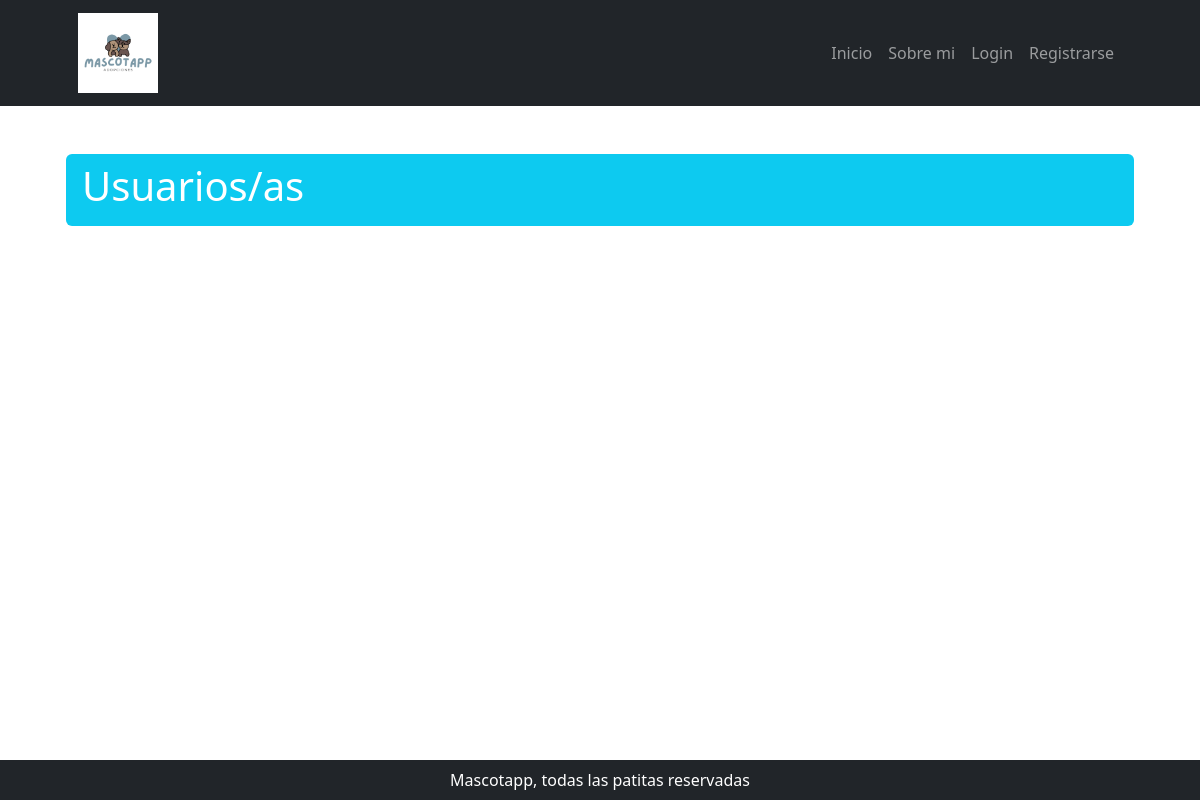
The page /usuario/ on the database as committed earlier.
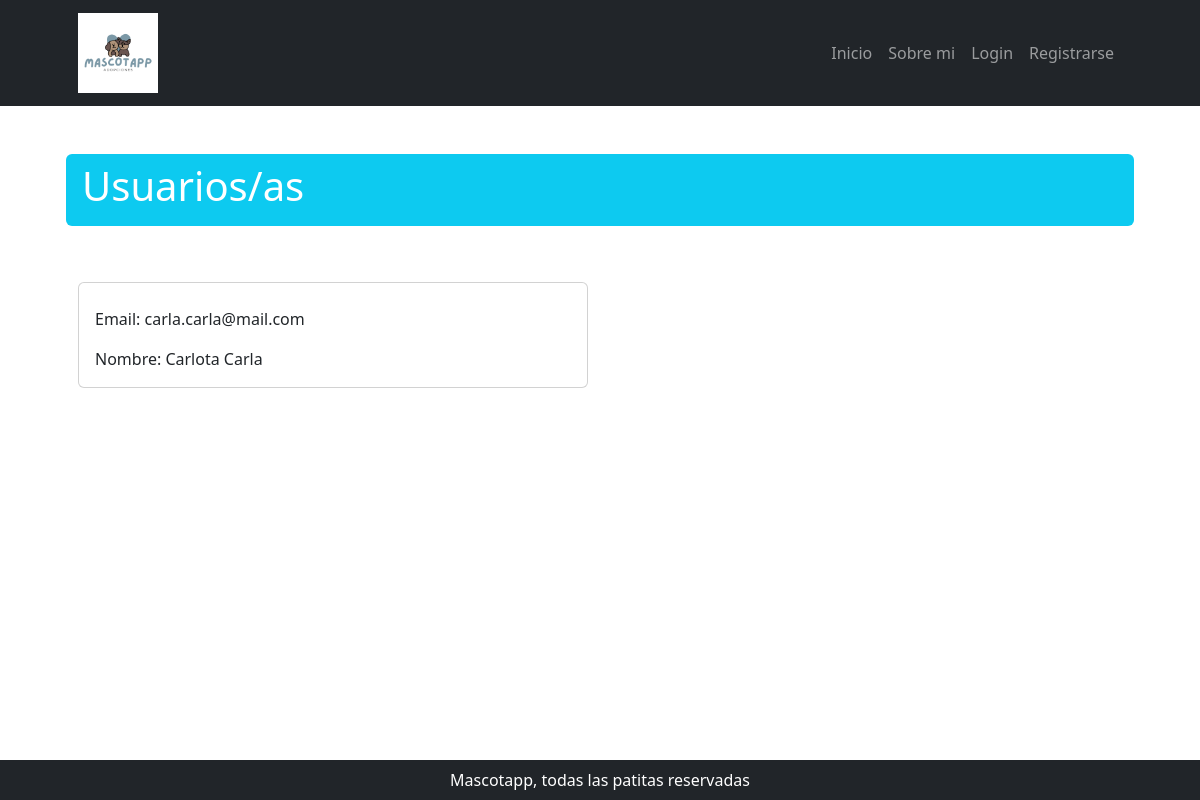
The same page on the database as committed later.
### usuario/models.py (models this page shows, shortened)
class Usuario(models.Model):
    nombre = models.CharField(max_length=100)
    email = models.EmailField(unique=True)
    apellido = models.CharField(max_length=100)
    fecha_nacimiento = models.DateField(null=True)
    avatar = models.ImageField(upload_to="avatares", null=True, blank=True)

### usuario/views.py (the view)
# urls.py: 2. Add a URL to urlpatterns:  path('', views.home, name='home')
def home(request):
    usuarios = Usuario.objects.all()
    context = {"usuarios": usuarios}
    return render(request, "usuario/index.html", context)

### usuario/templates/usuario/index.html (shortened to what this page needs)
{% extends 'core/base.html' %}
{% block titulo %}
    Usuarios/as
{% endblock titulo %}
{% block contenido %}
    <div class="row row-cols-1 row-cols-md-2">
        {% for usuario in usuarios %}
            <div class="col mb-3">
                <div class="card">
                    <div class="card-body">
                        <p class="card-text">Email: {{ usuario.email }}</p>
                        {% if usuario.nombre or usuario.apellido %}
                            <p class="card-text">Nombre: {{ usuario.nombre}} {{ usuario.apellido }}</p>
                        {% else %}
                            <p class="card-text">¡Ups! No registramos ese nombre ni apellido.</p>
                        {% endif %}
                    </div>
                </div>
            </div>
        {% endfor %}
    </div>
{% endblock contenido %}

Rows that differ between the two databases and show on the page:
added Usuario: email "carla.carla@mail.com", nombre "Carlota", apellido "Carla"
